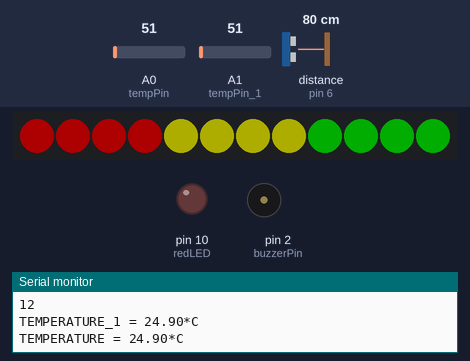
This sketch was run on a simulated Arduino Uno, built with avr-gcc and run on an emulated ATmega328P. Shown: 12 RGB LEDs in strip order, left to right, output pins drawn as LEDs (lit = HIGH), buzzer (waves = sounding, pin HIGH), the last lines printed to the serial monitor. Wiring (inferred from the names in the program): ultrasonic range finder: trigger pin 5; echo pin 6. Inputs (shaded band) come from the test bench; at power-on: distance to the obstacle (sensor on pin 6) 80 cm, A0 (tempPin) = 51, A1 (tempPin_1) = 51. The echo pulse lasts 58.3 µs per cm; dim RGB values are drawn brighter than linear; the strip is taken to match the declared colour order; pins used as bus, display or sensor lines are not drawn.

Above: at 1.8 s.
1.9 s: distance to the obstacle (sensor on pin 6) set to 120 cm
At 2.7 s:
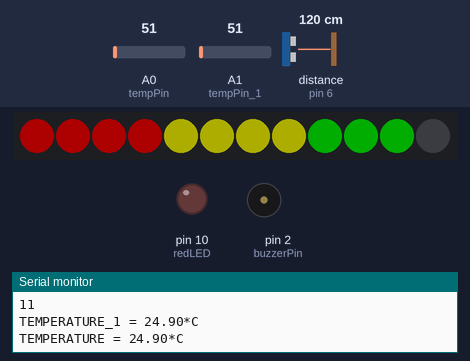
3.6 s: distance to the obstacle (sensor on pin 6) set to 250 cm
At 5.3 s:
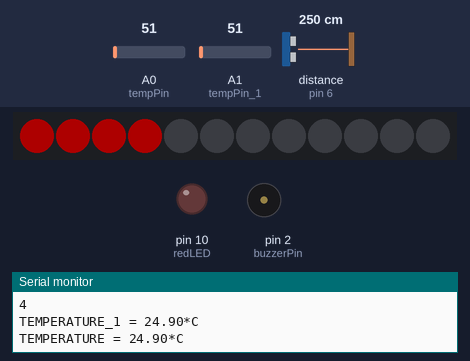
5.7 s: A0 (tempPin) set to 73
7.6 s: A0 (tempPin) set to 82
At 9.4 s:
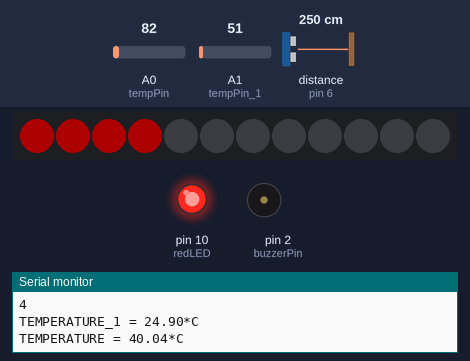
10.0 s: distance to the obstacle (sensor on pin 6) set to 2 cm
At 11.1 s:
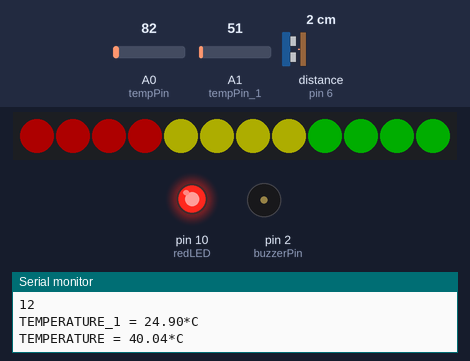
12.1 s: A0 (tempPin) set to 71
At 13.6 s:
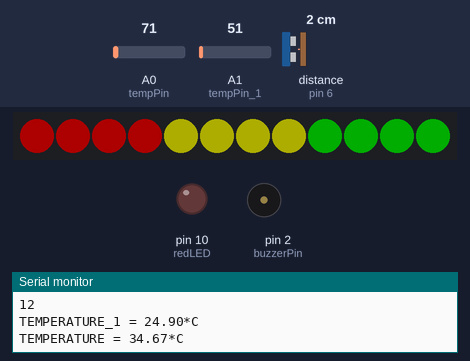
Timing chart, 0 to 15.1 s (numbered marks = the images above; inputs shaded):
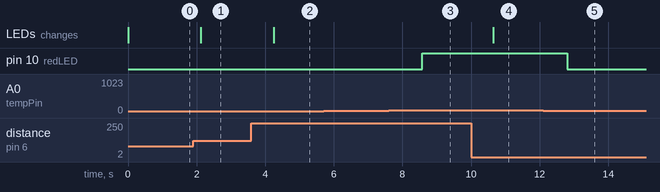

Measured:
- the behaviour switches between 77 and 78 on A0 (tempPin) (found by bisection; images 2 and 3)
- after the input at 1.9 s, the LEDs: change after 0.23 s (image 1)
- after the input at 3.6 s, the LEDs: change after 0.65 s (image 2)
- after the input at 7.6 s, pin 10 (redLED): LOW → HIGH after 0.97 s
- after the input at 10.0 s, the LEDs: change after 0.64 s (image 4)
- after the input at 12.1 s, pin 10 (redLED): HIGH → LOW after 0.70 s

The sketch:

SocialDistancingBadge_code.ino
```cpp
// SOCIAL DISTANCE  + TEMPERATURE MONITORING SYSTEM

#include <Adafruit_NeoPixel.h>

int ledPin= 3;
int ledNo= 12;

Adafruit_NeoPixel strip= Adafruit_NeoPixel(ledNo,ledPin,NEO_RGB+NEO_KHZ800);

//Distancing
int buzzerPin= 2;
int echoPin= 6;
int trigPin= 5;
int minDistance = 100;
int maxDistance = 300;

//Temp
int tempPin = 0;
float temp;
#define redLED 10
float volt;

//Temp1
int tempPin_1 = 1;
float temp_1;
float volt_1;

void setup()
{
  pinMode(redLED, OUTPUT);

  pinMode(buzzerPin, OUTPUT);
  pinMode(trigPin, OUTPUT);
  pinMode(echoPin, INPUT);
  Serial. begin(9600);
  strip.begin();
  for(int i = 0; i < ledNo; i++)
  {
   strip.setPixelColor(i,strip.Color(0,0,0));
  }
  strip.show();
}

void loop()
{
  int distance = calcDistance();
  Serial.println(distance);
  int ledsToGlow = map(distance, minDistance, maxDistance, ledNo, 1);
  Serial.println(ledsToGlow);

   //TEMP1
   volt_1 = analogRead(tempPin_1);
   // read analog volt from sensor and save to variable temp
   temp_1 = volt_1 * 0.48828125;
   // convert the analog volt to its temperature equivalent
   Serial.print("TEMPERATURE_1 = ");
   Serial.print(temp_1); // display temperature value
   Serial.print("*C");
   Serial.println();

  if(ledsToGlow == 12 && 43>temp_1>38 )
  {
    digitalWrite(buzzerPin, HIGH);
  }
  else
  {
    digitalWrite(buzzerPin, LOW);
  }
  for(int i = 0; i < ledsToGlow; i++)
  {
    if(i < 4)
    {
      strip.setPixelColor(i,strip.Color(50,0,0));//green,red,blue
    }
    else if(i >= 4 && i < 8)
    {
      strip.setPixelColor(i,strip.Color(50,50,0));//green,red,blue
    }
    else if(i >= 8 && i < 12)
    {
      strip.setPixelColor(i,strip.Color(0,50,0));//green,red,blue
    }
  }
  for(int i = ledsToGlow; i < ledNo; i++)
  {
    strip.setPixelColor(i,strip.Color(0,0,0));
  }
  strip.show();
  delay(50);

  //TEMP
   volt = analogRead(tempPin);
   // read analog volt from sensor and save to variable temp
   temp = volt * 0.48828125;
   // convert the analog volt to its temperature equivalent
   Serial.print("TEMPERATURE = ");
   Serial.print(temp); // display temperature value
   Serial.print("*C");
   Serial.println();
  if(temp>38) {digitalWrite(redLED,HIGH); }
  else {digitalWrite(redLED,LOW); }
   delay(1000); // update sensor reading each one second
}

int calcDistance()
{
  long distance,duration;
  digitalWrite(trigPin, LOW);
  delayMicroseconds(2);
  digitalWrite(trigPin, HIGH);
  delayMicroseconds(10);
  digitalWrite(trigPin, LOW);
  duration = pulseIn(echoPin, HIGH);
  distance = duration/29/2;
  if(distance >= maxDistance)
  {
    distance = maxDistance;
  }
  if(distance <= minDistance)
  {
    distance = minDistance;
  }
  return distance;
}
```
